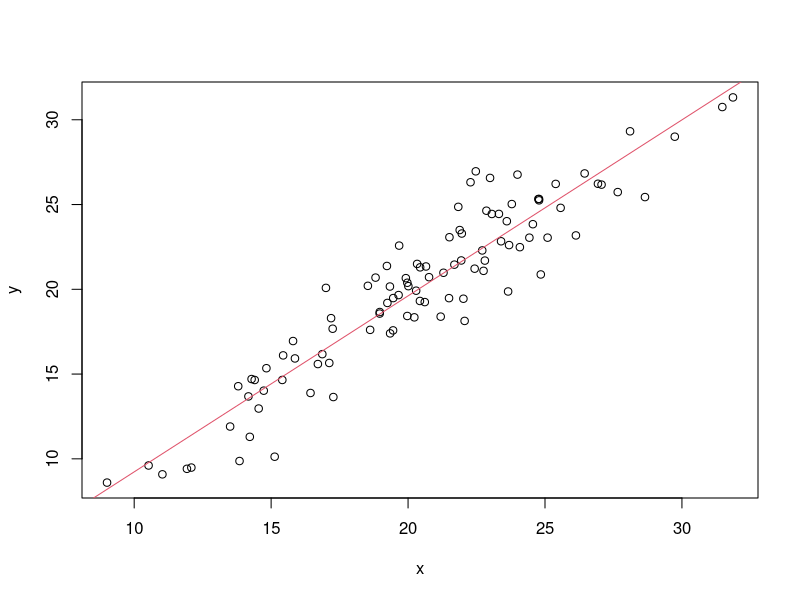

Source code (R):
# Matt Barker
# Module 13

x = rnorm(100, mean = 20, sd = 5)
y = x + rnorm(100, mean = 0, sd = 2)

fit = lm(y ~ x)

summary(fit)

plot(x,y)
abline(fit, col=2)
